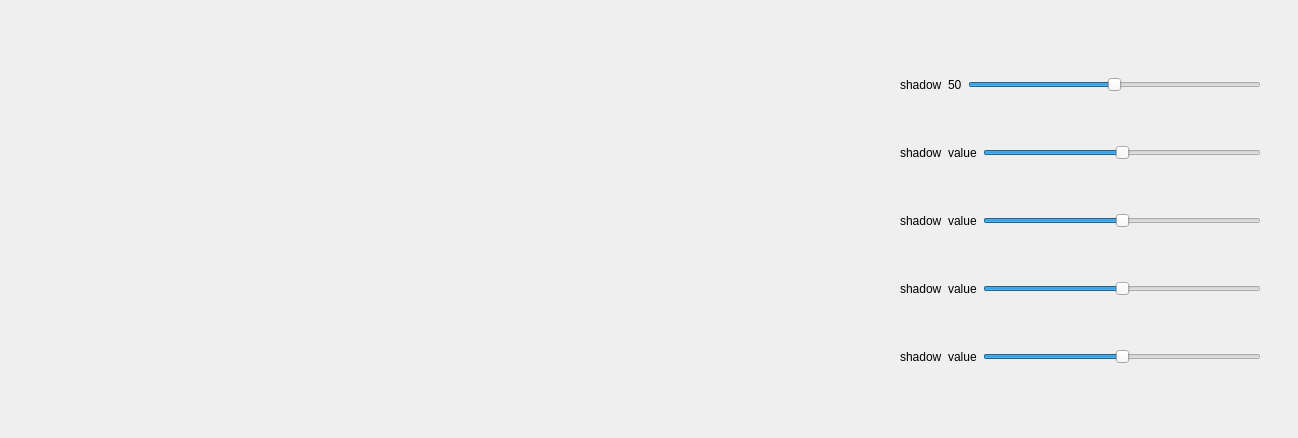
<?xml version="1.0" encoding="UTF-8"?>
<ui version="4.0">
 <class>secondWindow</class>
 <widget class="QWidget" name="secondWindow">
  <property name="geometry">
   <rect>
    <x>0</x>
    <y>0</y>
    <width>1298</width>
    <height>438</height>
   </rect>
  </property>
  <property name="windowTitle">
   <string>Form</string>
  </property>
  <widget class="QLabel" name="label">
   <property name="geometry">
    <rect>
     <x>100</x>
     <y>460</y>
     <width>521</width>
     <height>111</height>
    </rect>
   </property>
   <property name="text">
    <string>Janela auxiliar para vizualização de processos intermediários</string>
   </property>
  </widget>
  <widget class="QWidget" name="layoutWidget">
   <property name="geometry">
    <rect>
     <x>50</x>
     <y>10</y>
     <width>801</width>
     <height>421</height>
    </rect>
   </property>
   <layout class="QVBoxLayout" name="verticalLayout">
    <item>
     <layout class="QHBoxLayout" name="horizontalLayout">
      <item>
       <widget class="QLabel" name="window1">
        <property name="autoFillBackground">
         <bool>true</bool>
        </property>
        <property name="text">
         <string/>
        </property>
       </widget>
      </item>
      <item>
       <widget class="QLabel" name="window2">
        <property name="autoFillBackground">
         <bool>true</bool>
        </property>
        <property name="text">
         <string/>
        </property>
       </widget>
      </item>
      <item>
       <widget class="QLabel" name="window3">
        <property name="autoFillBackground">
         <bool>true</bool>
        </property>
        <property name="text">
         <string/>
        </property>
       </widget>
      </item>
      <item>
       <widget class="QLabel" name="window4">
        <property name="autoFillBackground">
         <bool>true</bool>
        </property>
        <property name="text">
         <string/>
        </property>
       </widget>
      </item>
     </layout>
    </item>
    <item>
     <layout class="QHBoxLayout" name="horizontalLayout_2">
      <item>
       <widget class="QLabel" name="window5">
        <property name="autoFillBackground">
         <bool>true</bool>
        </property>
        <property name="text">
         <string/>
        </property>
       </widget>
      </item>
      <item>
       <widget class="QLabel" name="window6">
        <property name="autoFillBackground">
         <bool>true</bool>
        </property>
        <property name="text">
         <string/>
        </property>
       </widget>
      </item>
      <item>
       <widget class="QLabel" name="window7">
        <property name="autoFillBackground">
         <bool>true</bool>
        </property>
        <property name="text">
         <string/>
        </property>
       </widget>
      </item>
      <item>
       <widget class="QLabel" name="window8">
        <property name="autoFillBackground">
         <bool>true</bool>
        </property>
        <property name="text">
         <string/>
        </property>
       </widget>
      </item>
     </layout>
    </item>
   </layout>
  </widget>
  <widget class="QWidget" name="">
   <property name="geometry">
    <rect>
     <x>900</x>
     <y>30</y>
     <width>361</width>
     <height>381</height>
    </rect>
   </property>
   <layout class="QVBoxLayout" name="verticalLayout_2">
    <item>
     <layout class="QHBoxLayout" name="horizontalLayout_3">
      <item>
       <widget class="QLabel" name="label_2">
        <property name="text">
         <string>shadow</string>
        </property>
       </widget>
      </item>
      <item>
       <widget class="QLabel" name="shadowValue">
        <property name="text">
         <string>50</string>
        </property>
       </widget>
      </item>
      <item>
       <widget class="QSlider" name="shadowSlider">
        <property name="maximum">
         <number>100</number>
        </property>
        <property name="value">
         <number>50</number>
        </property>
        <property name="orientation">
         <enum>Qt::Horizontal</enum>
        </property>
       </widget>
      </item>
     </layout>
    </item>
    <item>
     <layout class="QHBoxLayout" name="horizontalLayout_4">
      <item>
       <widget class="QLabel" name="label_4">
        <property name="text">
         <string>shadow</string>
        </property>
       </widget>
      </item>
      <item>
       <widget class="QLabel" name="label_5">
        <property name="text">
         <string>value</string>
        </property>
       </widget>
      </item>
      <item>
       <widget class="QSlider" name="horizontalSlider_2">
        <property name="maximum">
         <number>100</number>
        </property>
        <property name="value">
         <number>50</number>
        </property>
        <property name="orientation">
         <enum>Qt::Horizontal</enum>
        </property>
       </widget>
      </item>
     </layout>
    </item>
    <item>
     <layout class="QHBoxLayout" name="horizontalLayout_6">
      <item>
       <widget class="QLabel" name="label_8">
        <property name="text">
         <string>shadow</string>
        </property>
       </widget>
      </item>
      <item>
       <widget class="QLabel" name="label_9">
        <property name="text">
         <string>value</string>
        </property>
       </widget>
      </item>
      <item>
       <widget class="QSlider" name="horizontalSlider_4">
        <property name="maximum">
         <number>100</number>
        </property>
        <property name="value">
         <number>50</number>
        </property>
        <property name="orientation">
         <enum>Qt::Horizontal</enum>
        </property>
       </widget>
      </item>
     </layout>
    </item>
    <item>
     <layout class="QHBoxLayout" name="horizontalLayout_5">
      <item>
       <widget class="QLabel" name="label_6">
        <property name="text">
         <string>shadow</string>
        </property>
       </widget>
      </item>
      <item>
       <widget class="QLabel" name="label_7">
        <property name="text">
         <string>value</string>
        </property>
       </widget>
      </item>
      <item>
       <widget class="QSlider" name="horizontalSlider_3">
        <property name="maximum">
         <number>100</number>
        </property>
        <property name="value">
         <number>50</number>
        </property>
        <property name="orientation">
         <enum>Qt::Horizontal</enum>
        </property>
       </widget>
      </item>
     </layout>
    </item>
    <item>
     <layout class="QHBoxLayout" name="horizontalLayout_7">
      <item>
       <widget class="QLabel" name="label_10">
        <property name="text">
         <string>shadow</string>
        </property>
       </widget>
      </item>
      <item>
       <widget class="QLabel" name="label_11">
        <property name="text">
         <string>value</string>
        </property>
       </widget>
      </item>
      <item>
       <widget class="QSlider" name="horizontalSlider_5">
        <property name="maximum">
         <number>100</number>
        </property>
        <property name="value">
         <number>50</number>
        </property>
        <property name="orientation">
         <enum>Qt::Horizontal</enum>
        </property>
       </widget>
      </item>
     </layout>
    </item>
   </layout>
  </widget>
 </widget>
 <resources/>
 <connections/>
</ui>
